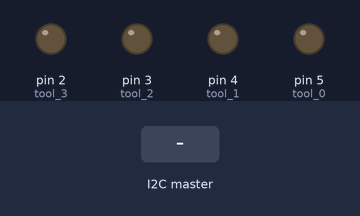
Recording of a sketch running on a simulated Arduino Uno, built with avr-gcc and run on an emulated ATmega328P. Shown: output pins drawn as LEDs (lit = HIGH). Dashed ring = blinking. The test bench sets the inputs (shaded band).

Above: at 1.2 s.
1.3 s: the I2C master sends the byte 90
At 1.51 s:
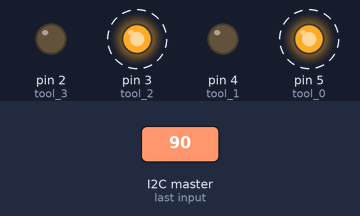
4.3 s: the I2C master sends the byte 200
At 4.51 s:
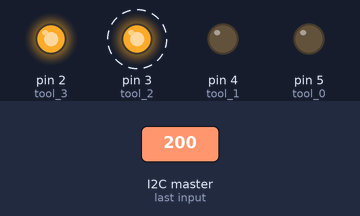
7.3 s: the I2C master sends the byte 200
10.3 s: the I2C master sends the byte 1
At 10.3 s:
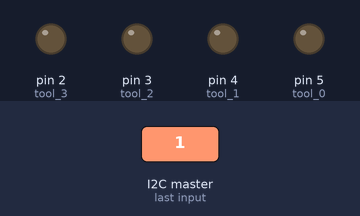
11.8 s: the I2C master sends the byte 2
13.3 s: the I2C master sends the byte 1
Timing chart, 0 to 15.8 s (numbered marks = the images above; inputs shaded):
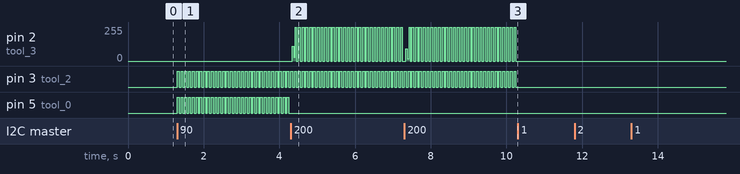

Measured:
- after the input at 1.3 s, pin 3 (tool_2), pin 5 (tool_0): alternates HIGH for 0.05 s and LOW for 0.05 s, starting at once
- after the input at 4.3 s, pin 5 (tool_0): stops changing and stays LOW
- after the input at 10.3 s, pin 2 (tool_3): stops changing and stays 0/255; pin 3 (tool_2): stops changing and stays LOW

The sketch:

Piezo_Driver.ino
```cpp
//define variables
#include <Wire.h>
#define tool_0 5
#define tool_1 4
#define tool_2 3
#define tool_3 2
boolean shoot_0 = false;
boolean shoot_1 = false;
boolean shoot_2 = false;
boolean shoot_3 = false;
boolean auto_shoot_0 = false;
boolean auto_shoot_1 = false;
boolean auto_shoot_2 = false;
boolean auto_shoot_3 = false;
enum Auto_Drop {on_0, off_0};
Auto_Drop auto_drop;
enum Drop_On_Demand {idle_1, on_1, off_1};
Drop_On_Demand drop_on_demand;
unsigned long saved_time_0;
unsigned long saved_time_1;
byte i2c_message;


//start serial, start i2c, set Arduino pins to output
void setup() {
  Serial.begin(9600);
  Wire.begin(9);
  Wire.onReceive(receiveEvent);
  pinMode(tool_0, OUTPUT);
  pinMode(tool_1, OUTPUT);
  pinMode(tool_2, OUTPUT);
  pinMode(tool_3, OUTPUT);
}


//read i2c message
//check which tool bit is set
void receiveEvent() {
  while (Wire.available()) {
    i2c_message = Wire.read();
  }
  if (bitRead(i2c_message, 0) == 1 ) {
    drop_on_demand = on_1;
    shoot_0 = true;
  }
  if (bitRead(i2c_message, 1) == 1 ) {
    drop_on_demand = on_1;
    shoot_1 = true;
  }
  if (bitRead(i2c_message, 2) == 1 ) {
    drop_on_demand = on_1;
    shoot_2 = true;
  }
  if (bitRead(i2c_message, 3) == 1 ) {
    drop_on_demand = on_1;
    shoot_3 = true;
  }
  if (bitRead(i2c_message, 4) == 1 ) {
    auto_shoot_0 = true;
  }
  if (bitRead(i2c_message, 5) == 1 ) {
    auto_shoot_1 = true;
  }
  if (bitRead(i2c_message, 6) == 1 ) {
    auto_shoot_2 = true;
  }
  if (bitRead(i2c_message, 7) == 1 ) {
    auto_shoot_3 = true;
  }
  if (bitRead(i2c_message, 4) == 0 ) {
    auto_shoot_0 = false;
  }
  if (bitRead(i2c_message, 5) == 0 ) {
    auto_shoot_1 = false;
  }
  if (bitRead(i2c_message, 6) == 0 ) {
    auto_shoot_2 = false;
  }
  if (bitRead(i2c_message, 7) == 0 ) {
    auto_shoot_3 = false;
  }
}


void loop() {
  //eject drops at set frequency
  switch (auto_drop) {
    case on_0:
      if (millis() - saved_time_0 < 50) {
        if (auto_shoot_0 == true) {
          digitalWrite(tool_0, HIGH);
        }
        if (auto_shoot_1 == true) {
          digitalWrite(tool_1, HIGH);
        }
        if (auto_shoot_2 == true) {
          digitalWrite(tool_2, HIGH);
        }
        if (auto_shoot_3 == true) {
          digitalWrite(tool_3, HIGH);
        }
      }
      else {
        auto_drop = off_0;
      }
      break;
    case off_0:
      if (millis() - saved_time_0 < 100) {
        if (auto_shoot_0 == true) {
          digitalWrite(tool_0, LOW);
        }
        if (auto_shoot_1 == true) {
          digitalWrite(tool_1, LOW);
        }
        if (auto_shoot_2 == true) {
          digitalWrite(tool_2, LOW);
        }
        if (auto_shoot_3 == true) {
          digitalWrite(tool_3, LOW);
        }
      }
      else
      {
        auto_drop = on_0;
        saved_time_0 = millis();
      }
      break;
  }


  // eject drop on demand
  switch (drop_on_demand) {
    case idle_1:
      saved_time_1 = millis();
      shoot_0 = false;
      shoot_1 = false;
      shoot_2 = false;
      shoot_3 = false;
      break;
    case on_1:
      if (millis() - saved_time_1 < 5) {
        if (shoot_0 == true) {
          digitalWrite(tool_0, HIGH);
        }
        if (shoot_1 == true) {
          digitalWrite(tool_1, HIGH);
        }
        if (shoot_2 == true) {
          digitalWrite(tool_2, HIGH);
        }
        if (shoot_3 == true) {
          digitalWrite(tool_3, HIGH);
        }
      }
      else {
        drop_on_demand = off_1;
      }
      break;
    case off_1:
      if (millis() - saved_time_1 < 50) {
        if (shoot_0 == true) {
          digitalWrite(tool_0, LOW);
        }
        if (shoot_1 == true) {
          digitalWrite(tool_1, LOW);
        }
        if (shoot_2 == true) {
          digitalWrite(tool_2, LOW);
        }
        if (shoot_3 == true) {
          digitalWrite(tool_3, LOW);
        }
      }
      else
      {
        drop_on_demand = idle_1;
      }
      break;
  }
}
```
